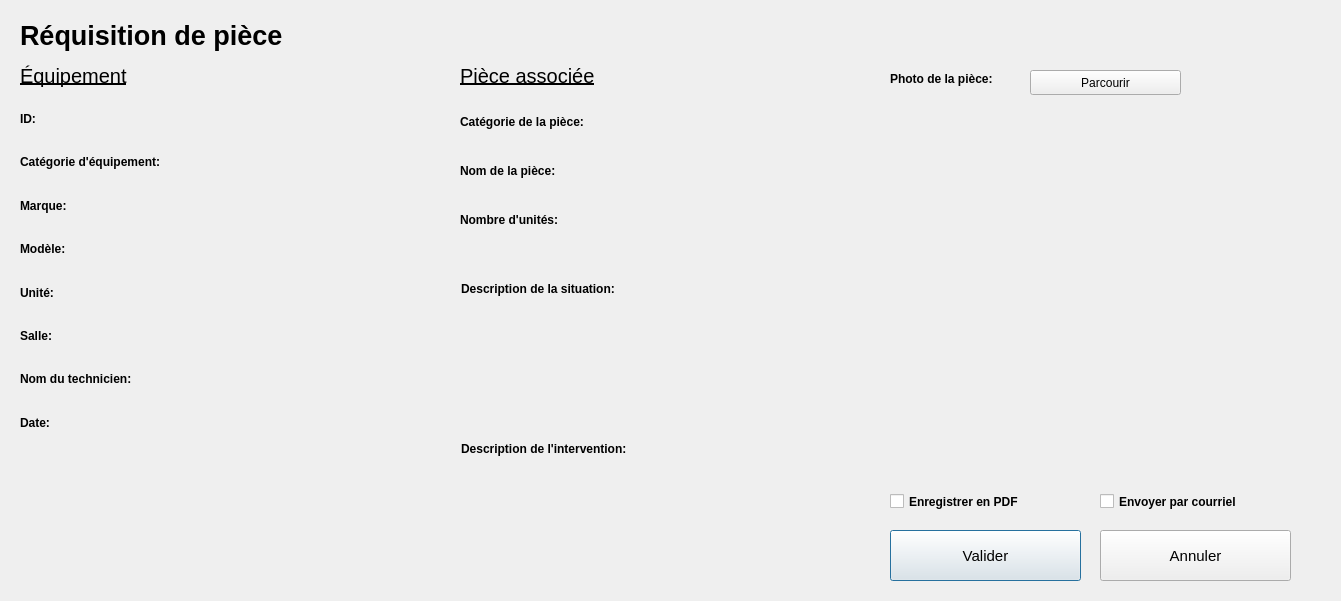
<?xml version="1.0" encoding="UTF-8"?>
<ui version="4.0">
 <class>ReqPiece</class>
 <widget class="QDialog" name="ReqPiece">
  <property name="geometry">
   <rect>
    <x>0</x>
    <y>0</y>
    <width>1341</width>
    <height>601</height>
   </rect>
  </property>
  <property name="windowTitle">
   <string>Réquisition de Pièce</string>
  </property>
  <widget class="QPushButton" name="valider_pushButton">
   <property name="geometry">
    <rect>
     <x>890</x>
     <y>530</y>
     <width>191</width>
     <height>51</height>
    </rect>
   </property>
   <property name="font">
    <font>
     <pointsize>11</pointsize>
    </font>
   </property>
   <property name="text">
    <string>Valider</string>
   </property>
  </widget>
  <widget class="QPushButton" name="annuler_pushButton">
   <property name="geometry">
    <rect>
     <x>1100</x>
     <y>530</y>
     <width>191</width>
     <height>51</height>
    </rect>
   </property>
   <property name="font">
    <font>
     <pointsize>11</pointsize>
    </font>
   </property>
   <property name="text">
    <string>Annuler</string>
   </property>
  </widget>
  <widget class="QWidget" name="verticalLayoutWidget">
   <property name="geometry">
    <rect>
     <x>20</x>
     <y>100</y>
     <width>179</width>
     <height>341</height>
    </rect>
   </property>
   <property name="font">
    <font>
     <weight>75</weight>
     <bold>true</bold>
    </font>
   </property>
   <layout class="QVBoxLayout" name="equipement_titles_verticalLayout">
    <item>
     <widget class="QLabel" name="ID_title_label">
      <property name="font">
       <font>
        <weight>75</weight>
        <bold>true</bold>
       </font>
      </property>
      <property name="text">
       <string>ID:</string>
      </property>
     </widget>
    </item>
    <item>
     <widget class="QLabel" name="cat_equip_title_label">
      <property name="font">
       <font>
        <weight>75</weight>
        <bold>true</bold>
       </font>
      </property>
      <property name="text">
       <string>Catégorie d'équipement:</string>
      </property>
     </widget>
    </item>
    <item>
     <widget class="QLabel" name="marque_title_label">
      <property name="font">
       <font>
        <weight>75</weight>
        <bold>true</bold>
       </font>
      </property>
      <property name="text">
       <string>Marque:</string>
      </property>
     </widget>
    </item>
    <item>
     <widget class="QLabel" name="modele_title_label">
      <property name="font">
       <font>
        <weight>75</weight>
        <bold>true</bold>
       </font>
      </property>
      <property name="text">
       <string>Modèle:</string>
      </property>
     </widget>
    </item>
    <item>
     <widget class="QLabel" name="unite_title_label">
      <property name="font">
       <font>
        <weight>75</weight>
        <bold>true</bold>
       </font>
      </property>
      <property name="text">
       <string>Unité:</string>
      </property>
     </widget>
    </item>
    <item>
     <widget class="QLabel" name="salle_title_label">
      <property name="font">
       <font>
        <weight>75</weight>
        <bold>true</bold>
       </font>
      </property>
      <property name="text">
       <string>Salle:</string>
      </property>
     </widget>
    </item>
    <item>
     <widget class="QLabel" name="nom_tech_title_label">
      <property name="font">
       <font>
        <weight>75</weight>
        <bold>true</bold>
       </font>
      </property>
      <property name="text">
       <string>Nom du technicien:</string>
      </property>
     </widget>
    </item>
    <item>
     <widget class="QLabel" name="date_title_label">
      <property name="font">
       <font>
        <weight>75</weight>
        <bold>true</bold>
       </font>
      </property>
      <property name="text">
       <string>Date:</string>
      </property>
     </widget>
    </item>
   </layout>
  </widget>
  <widget class="QWidget" name="verticalLayoutWidget_2">
   <property name="geometry">
    <rect>
     <x>200</x>
     <y>100</y>
     <width>251</width>
     <height>341</height>
    </rect>
   </property>
   <property name="font">
    <font>
     <weight>50</weight>
     <bold>false</bold>
    </font>
   </property>
   <layout class="QVBoxLayout" name="equipement_values_verticalLayout">
    <item>
     <widget class="QLabel" name="ID_label">
      <property name="font">
       <font>
        <weight>50</weight>
        <bold>false</bold>
       </font>
      </property>
      <property name="text">
       <string/>
      </property>
     </widget>
    </item>
    <item>
     <widget class="QLabel" name="cat_equip_label">
      <property name="font">
       <font>
        <weight>50</weight>
        <bold>false</bold>
       </font>
      </property>
      <property name="text">
       <string/>
      </property>
     </widget>
    </item>
    <item>
     <widget class="QLabel" name="marque_label">
      <property name="font">
       <font>
        <weight>50</weight>
        <bold>false</bold>
       </font>
      </property>
      <property name="text">
       <string/>
      </property>
     </widget>
    </item>
    <item>
     <widget class="QLabel" name="modele_label">
      <property name="font">
       <font>
        <weight>50</weight>
        <bold>false</bold>
       </font>
      </property>
      <property name="text">
       <string/>
      </property>
     </widget>
    </item>
    <item>
     <widget class="QLabel" name="unite_label">
      <property name="font">
       <font>
        <weight>50</weight>
        <bold>false</bold>
       </font>
      </property>
      <property name="text">
       <string/>
      </property>
     </widget>
    </item>
    <item>
     <widget class="QLabel" name="salle_label">
      <property name="font">
       <font>
        <weight>50</weight>
        <bold>false</bold>
       </font>
      </property>
      <property name="text">
       <string/>
      </property>
     </widget>
    </item>
    <item>
     <widget class="QLabel" name="nom_tech_label">
      <property name="font">
       <font>
        <weight>50</weight>
        <bold>false</bold>
       </font>
      </property>
      <property name="text">
       <string/>
      </property>
     </widget>
    </item>
    <item>
     <widget class="QLabel" name="date_label">
      <property name="font">
       <font>
        <weight>50</weight>
        <bold>false</bold>
       </font>
      </property>
      <property name="text">
       <string/>
      </property>
     </widget>
    </item>
   </layout>
  </widget>
  <widget class="QLabel" name="function_title_label">
   <property name="geometry">
    <rect>
     <x>20</x>
     <y>10</y>
     <width>371</width>
     <height>51</height>
    </rect>
   </property>
   <property name="font">
    <font>
     <pointsize>20</pointsize>
     <weight>75</weight>
     <bold>true</bold>
    </font>
   </property>
   <property name="text">
    <string>Réquisition de pièce</string>
   </property>
  </widget>
  <widget class="QCheckBox" name="enregistrer_pdf_checkBox">
   <property name="geometry">
    <rect>
     <x>890</x>
     <y>490</y>
     <width>171</width>
     <height>23</height>
    </rect>
   </property>
   <property name="font">
    <font>
     <weight>75</weight>
     <bold>true</bold>
    </font>
   </property>
   <property name="text">
    <string>Enregistrer en PDF</string>
   </property>
  </widget>
  <widget class="QCheckBox" name="envoyer_courriel_checkbox">
   <property name="geometry">
    <rect>
     <x>1100</x>
     <y>490</y>
     <width>181</width>
     <height>23</height>
    </rect>
   </property>
   <property name="font">
    <font>
     <weight>75</weight>
     <bold>true</bold>
    </font>
   </property>
   <property name="text">
    <string>Envoyer par courriel</string>
   </property>
  </widget>
  <widget class="QLabel" name="equipement_title_label">
   <property name="geometry">
    <rect>
     <x>20</x>
     <y>60</y>
     <width>131</width>
     <height>31</height>
    </rect>
   </property>
   <property name="font">
    <font>
     <pointsize>15</pointsize>
     <underline>true</underline>
    </font>
   </property>
   <property name="text">
    <string>Équipement</string>
   </property>
  </widget>
  <widget class="QLabel" name="piece_associee_title_label">
   <property name="geometry">
    <rect>
     <x>460</x>
     <y>60</y>
     <width>181</width>
     <height>31</height>
    </rect>
   </property>
   <property name="font">
    <font>
     <pointsize>15</pointsize>
     <underline>true</underline>
    </font>
   </property>
   <property name="text">
    <string>Pièce associée</string>
   </property>
  </widget>
  <widget class="QWidget" name="verticalLayoutWidget_3">
   <property name="geometry">
    <rect>
     <x>460</x>
     <y>100</y>
     <width>160</width>
     <height>141</height>
    </rect>
   </property>
   <property name="font">
    <font>
     <weight>75</weight>
     <bold>true</bold>
    </font>
   </property>
   <layout class="QVBoxLayout" name="piece_titles_verticalLayout">
    <item>
     <widget class="QLabel" name="cat_piece_title_label">
      <property name="font">
       <font>
        <weight>75</weight>
        <bold>true</bold>
       </font>
      </property>
      <property name="text">
       <string>Catégorie de la pièce:</string>
      </property>
     </widget>
    </item>
    <item>
     <widget class="QLabel" name="nom_piece_title_label">
      <property name="font">
       <font>
        <weight>75</weight>
        <bold>true</bold>
       </font>
      </property>
      <property name="text">
       <string>Nom de la pièce:</string>
      </property>
     </widget>
    </item>
    <item>
     <widget class="QLabel" name="nbr_unites_title_label">
      <property name="font">
       <font>
        <weight>75</weight>
        <bold>true</bold>
       </font>
      </property>
      <property name="text">
       <string>Nombre d'unités:</string>
      </property>
     </widget>
    </item>
   </layout>
  </widget>
  <widget class="QWidget" name="verticalLayoutWidget_4">
   <property name="geometry">
    <rect>
     <x>620</x>
     <y>100</y>
     <width>251</width>
     <height>141</height>
    </rect>
   </property>
   <property name="font">
    <font>
     <weight>50</weight>
     <bold>false</bold>
    </font>
   </property>
   <layout class="QVBoxLayout" name="piece_values_verticalLayout">
    <item>
     <widget class="QLabel" name="cat_piece_label">
      <property name="font">
       <font>
        <weight>50</weight>
        <bold>false</bold>
       </font>
      </property>
      <property name="text">
       <string/>
      </property>
     </widget>
    </item>
    <item>
     <widget class="QLabel" name="nom_piece_label">
      <property name="font">
       <font>
        <weight>50</weight>
        <bold>false</bold>
       </font>
      </property>
      <property name="text">
       <string/>
      </property>
     </widget>
    </item>
    <item>
     <widget class="QLabel" name="nbr_unites_label">
      <property name="font">
       <font>
        <weight>50</weight>
        <bold>false</bold>
       </font>
      </property>
      <property name="text">
       <string/>
      </property>
     </widget>
    </item>
   </layout>
  </widget>
  <widget class="QLabel" name="desc_situation_title_label">
   <property name="geometry">
    <rect>
     <x>461</x>
     <y>280</y>
     <width>221</width>
     <height>17</height>
    </rect>
   </property>
   <property name="font">
    <font>
     <weight>75</weight>
     <bold>true</bold>
    </font>
   </property>
   <property name="text">
    <string>Description de la situation:</string>
   </property>
  </widget>
  <widget class="QLabel" name="desc_intervention_title_label">
   <property name="geometry">
    <rect>
     <x>461</x>
     <y>440</y>
     <width>231</width>
     <height>17</height>
    </rect>
   </property>
   <property name="font">
    <font>
     <weight>75</weight>
     <bold>true</bold>
    </font>
   </property>
   <property name="text">
    <string>Description de l'intervention:</string>
   </property>
  </widget>
  <widget class="QWidget" name="verticalLayoutWidget_5">
   <property name="geometry">
    <rect>
     <x>460</x>
     <y>300</y>
     <width>411</width>
     <height>131</height>
    </rect>
   </property>
   <property name="font">
    <font>
     <weight>75</weight>
     <bold>true</bold>
    </font>
   </property>
   <layout class="QVBoxLayout" name="desc_situation_verticalLayout">
    <item alignment="Qt::AlignLeft|Qt::AlignTop">
     <widget class="QLabel" name="desc_situation_label">
      <property name="sizePolicy">
       <sizepolicy hsizetype="Expanding" vsizetype="Expanding">
        <horstretch>0</horstretch>
        <verstretch>0</verstretch>
       </sizepolicy>
      </property>
      <property name="font">
       <font>
        <weight>50</weight>
        <bold>false</bold>
       </font>
      </property>
      <property name="text">
       <string/>
      </property>
     </widget>
    </item>
   </layout>
  </widget>
  <widget class="QWidget" name="verticalLayoutWidget_6">
   <property name="geometry">
    <rect>
     <x>460</x>
     <y>460</y>
     <width>411</width>
     <height>131</height>
    </rect>
   </property>
   <property name="font">
    <font>
     <weight>75</weight>
     <bold>true</bold>
    </font>
   </property>
   <layout class="QVBoxLayout" name="desc_intervention_verticalLayout">
    <item alignment="Qt::AlignLeft|Qt::AlignTop">
     <widget class="QLabel" name="desc_intervention_label">
      <property name="sizePolicy">
       <sizepolicy hsizetype="Expanding" vsizetype="Expanding">
        <horstretch>0</horstretch>
        <verstretch>0</verstretch>
       </sizepolicy>
      </property>
      <property name="font">
       <font>
        <weight>50</weight>
        <bold>false</bold>
       </font>
      </property>
      <property name="text">
       <string/>
      </property>
     </widget>
    </item>
   </layout>
  </widget>
  <widget class="QLabel" name="photo_piece_title_label">
   <property name="geometry">
    <rect>
     <x>890</x>
     <y>70</y>
     <width>131</width>
     <height>17</height>
    </rect>
   </property>
   <property name="font">
    <font>
     <weight>75</weight>
     <bold>true</bold>
    </font>
   </property>
   <property name="text">
    <string>Photo de la pièce:</string>
   </property>
  </widget>
  <widget class="QPushButton" name="parcourir_pushButton">
   <property name="geometry">
    <rect>
     <x>1030</x>
     <y>70</y>
     <width>151</width>
     <height>25</height>
    </rect>
   </property>
   <property name="text">
    <string>Parcourir</string>
   </property>
  </widget>
  <widget class="QWidget" name="gridLayoutWidget">
   <property name="geometry">
    <rect>
     <x>890</x>
     <y>100</y>
     <width>431</width>
     <height>381</height>
    </rect>
   </property>
   <layout class="QGridLayout" name="gridLayout"/>
  </widget>
 </widget>
 <resources/>
 <connections/>
</ui>
